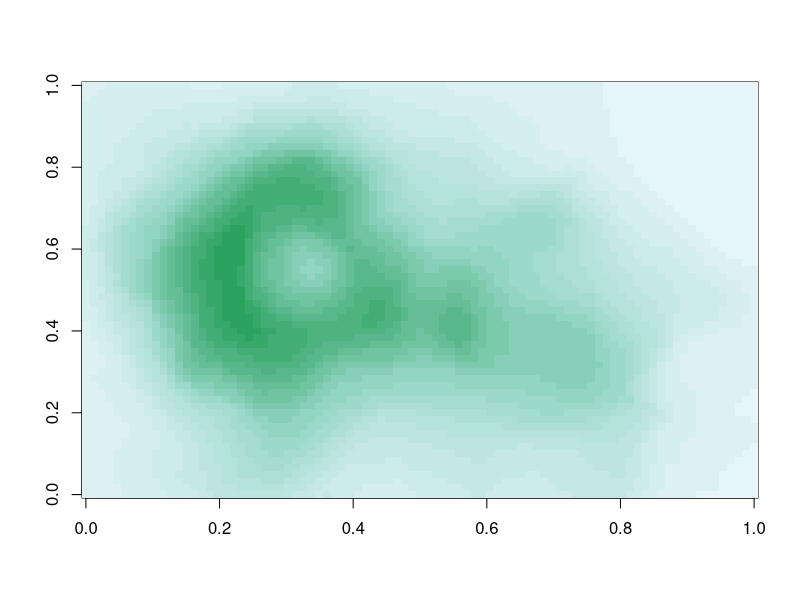
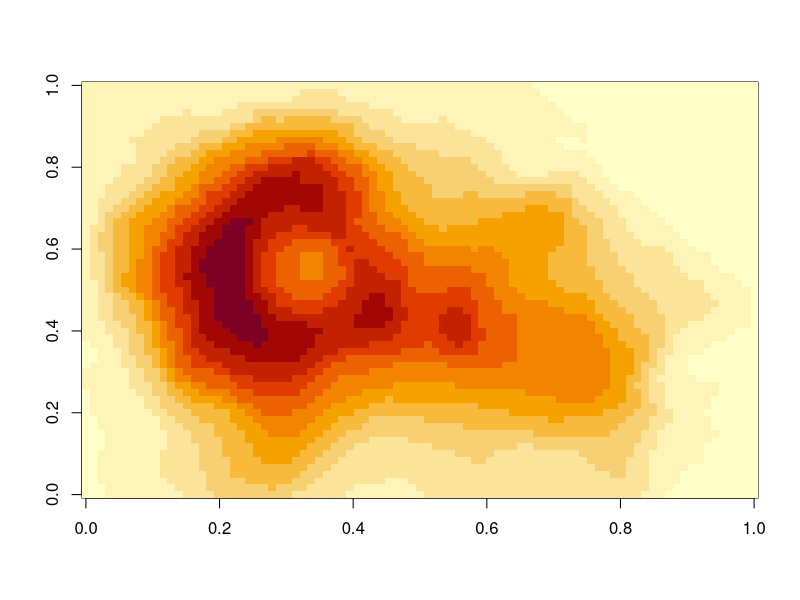
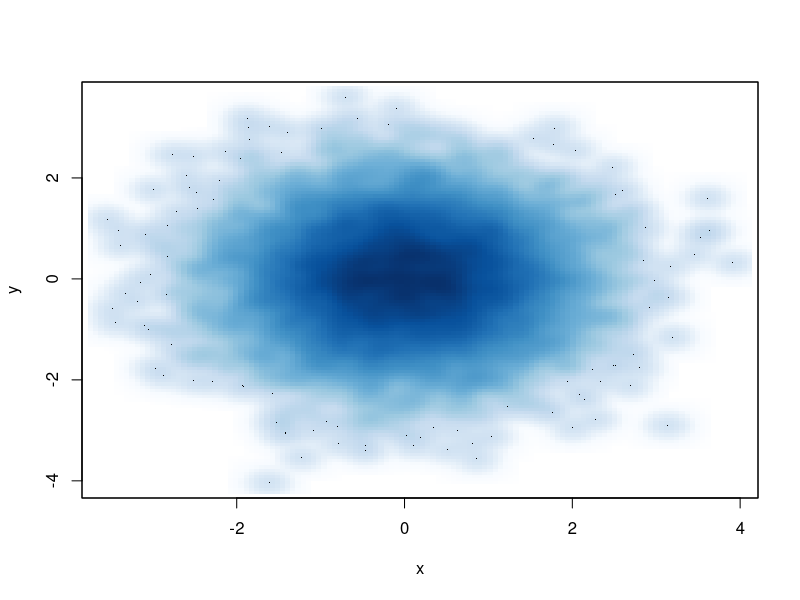
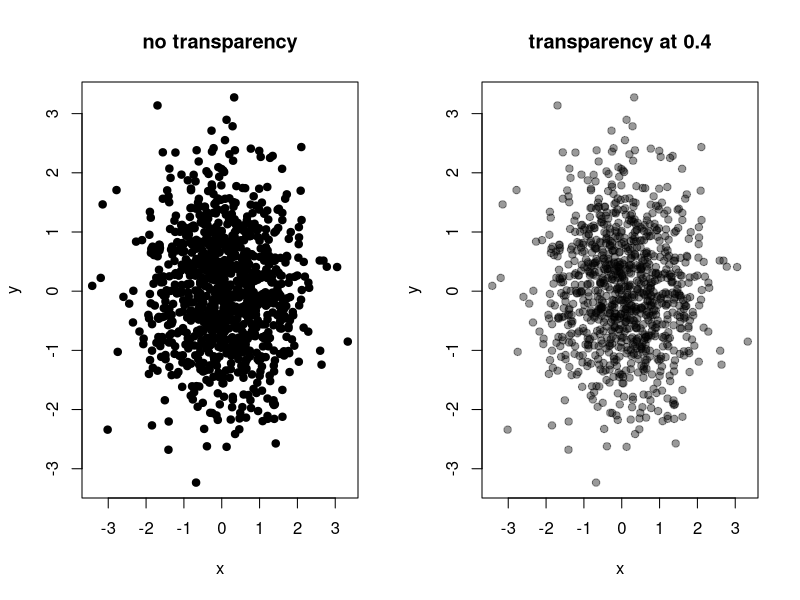

Generate these figures, in order, with R:
## ---- chunk 1
pal <- colorRampPalette(c("red", "yellow"))
pal(2)
pal(10) # interpolates 10 colors between red and yellow
## ---- chunk 2
library(RColorBrewer)
cols <- brewer.pal(3, "BuGn")
cols
pal <- colorRampPalette(cols)
image(volcano, col = pal(20))
## ---- chunk 3
image(volcano)
## ---- chunk 4
x <- rnorm(1e4)
y <- rnorm(1e4)
smoothScatter(x, y) # regular colors
## ---- chunk 5
x <- rnorm(1e3)
y <- rnorm(1e3)
par(mfrow = c(1, 2))
plot(x, y, pch = 19, main = "no transparency") 
plot(x, y, pch = 19, col = rgb(0, 0, 0, 0.4), main="transparency at 0.4")
